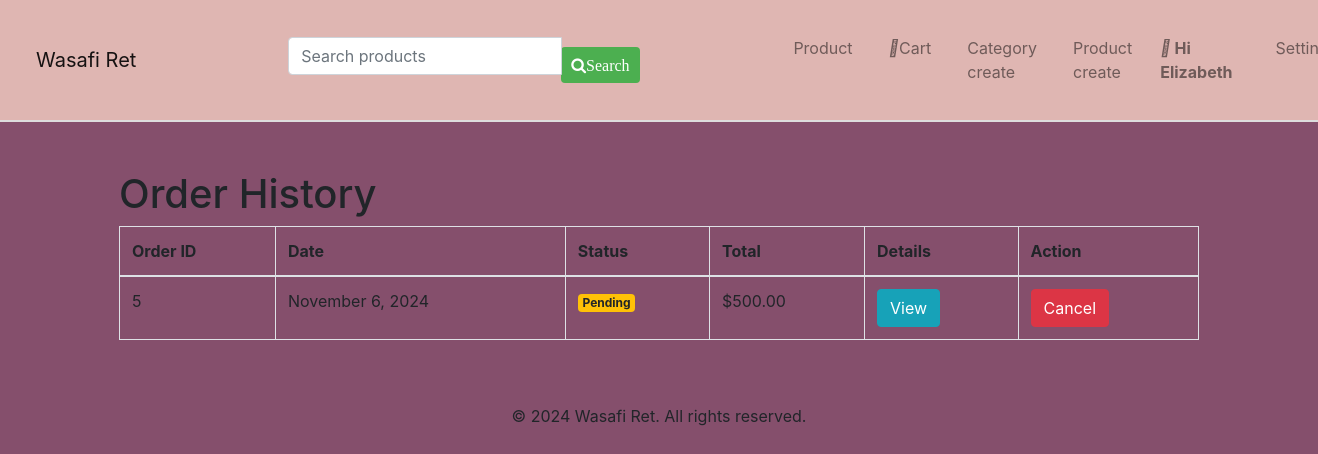
The page /orders/history/ (signed in) on the database as committed earlier.
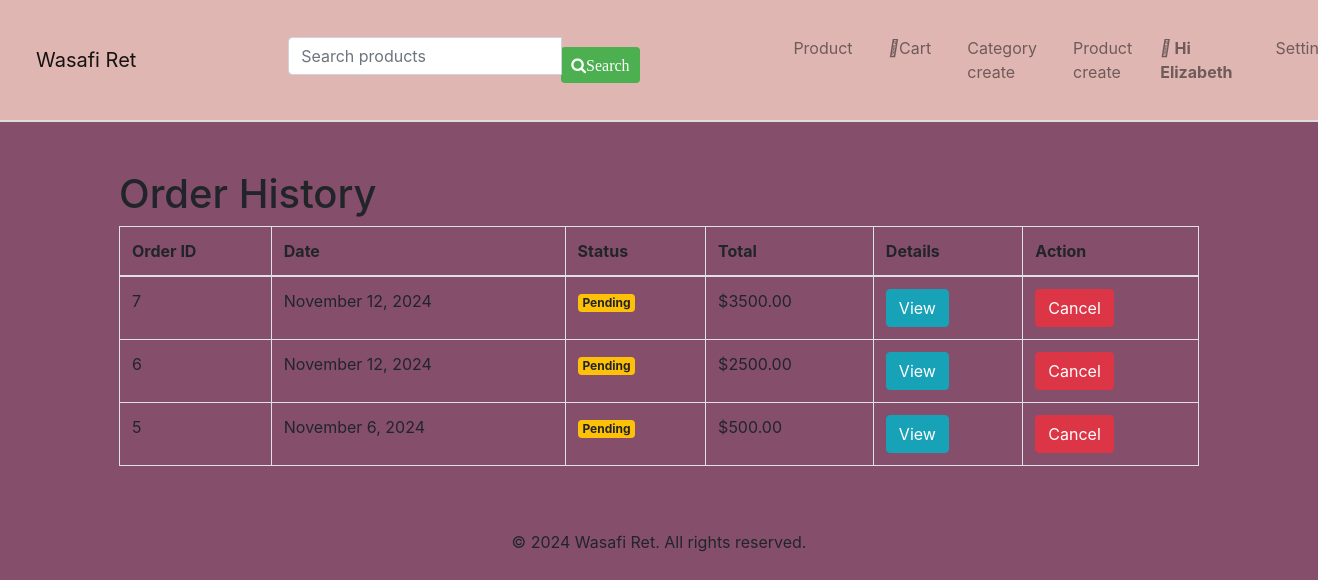
The same page on the database as committed later.
### order/models.py (models this page shows, shortened)
class Order(models.Model):
    STATUS_CHOICES = [
        ('Pending', 'Pending'),
        ('Completed', 'Completed'),
        ('Canceled', 'Canceled'),
    ]
    user = models.ForeignKey(User, on_delete=models.CASCADE)
    created_at = models.DateTimeField(auto_now_add=True)
    updated_at = models.DateTimeField(auto_now=True)
    status = models.CharField(max_length=20, choices=STATUS_CHOICES, default='Pending')
    shipping_name = models.CharField(max_length=255)
    shipping_email = models.EmailField()
    phone_number = models.CharField(max_length=20)
    shipping_address = models.TextField()
    shipping_city = models.CharField(max_length=100)
    shipping_zip_code = models.CharField(max_length=20)
    def get_order_total(self):
        return sum(item.get_total() for item in self.items.all())

class OrderItem(models.Model):
    order = models.ForeignKey(Order, related_name='items', on_delete=models.CASCADE)
    product = models.ForeignKey(Product, on_delete=models.CASCADE)
    quantity = models.PositiveIntegerField()
    def get_total(self):
        return self.product.price * self.quantity

### WasafiRet/models.py (models this page shows, shortened)
class Product(models.Model):
    name=models.CharField(max_length=255)
    description=models.TextField()
    price=models.DecimalField(max_digits=10,decimal_places=2)
    stock=models.IntegerField()
    category=models.ForeignKey(Category,on_delete=models.CASCADE)
    is_active=models.BooleanField(default=True)
    image=models.ImageField(upload_to=',media/images',blank=True,null=True)

### order/views.py (the view)
# urls.py: path('history/', views.order_history, name='order_history'),
@login_required
def order_history(request):
    orders = Order.objects.filter(user=request.user).order_by('-created_at')
    return render(request, 'order/order_history.html', {'orders': orders})

### order/templates/order/order_history.html (shortened to what this page needs)
{% extends 'WasafiRet/base.html' %}
{% load static %}
{% block content %}
<div class="container mt-5">
    <h1>Order History</h1>
    {% if orders %}
    <div class="table-responsive">
        <table class="table table-bordered">
            <thead>
                <tr>
                    <th>Order ID</th>
                    <th>Date</th>
                    <th>Status</th>
                    <th>Total</th>
                    <th>Details</th>
                    <th>Action</th>
                </tr>
            </thead>
            <tbody>
                {% for order in orders %}
                <tr>
                    <td>{{ order.id }}</td>
                    <td>{{ order.created_at|date:"F j, Y" }}</td>
                    <td>
                        <span class="badge
                            {% if order.status == 'Pending' %}badge-warning
                            {% elif order.status == 'Completed' %}badge-success
                            {% else %}badge-secondary{% endif %}">
                            {{ order.status }}
                        </span>
                    </td>
                    <td>${{ order.get_order_total|floatformat:2 }}</td>
                    <td>
                        <a href="{% url 'orders:order_confirmation' order.id %}" class="btn btn-info">View</a>
                    </td>
                   <td>
                        {% if order.status == "Pending" %}
                            <a href="{% url 'orders:cancel_order' order.id %}" class="btn btn-danger" onclick="return confirm('Are you sure you want to cancel this order?');">Cancel</a>
                        {% endif %}
                    </td>
                </tr>
                {% endfor %}
            </tbody>
        </table>
    </div>
    {% else %}
    <div class="alert alert-warning">
        You have no orders yet. <a href="{% url 'product_list' %}" class="alert-link">Start shopping now!</a>
    </div>
    {% endif %}
</div>
{% endblock %}

Rows that differ between the two databases and show on the page:
added Order: id "7", created_at "November 12, 2024", status "Pending", get_order_total "3500.00", shows "Cancel"
added Order: id "6", created_at "November 12, 2024", status "Pending", get_order_total "2500.00", shows "Cancel"
